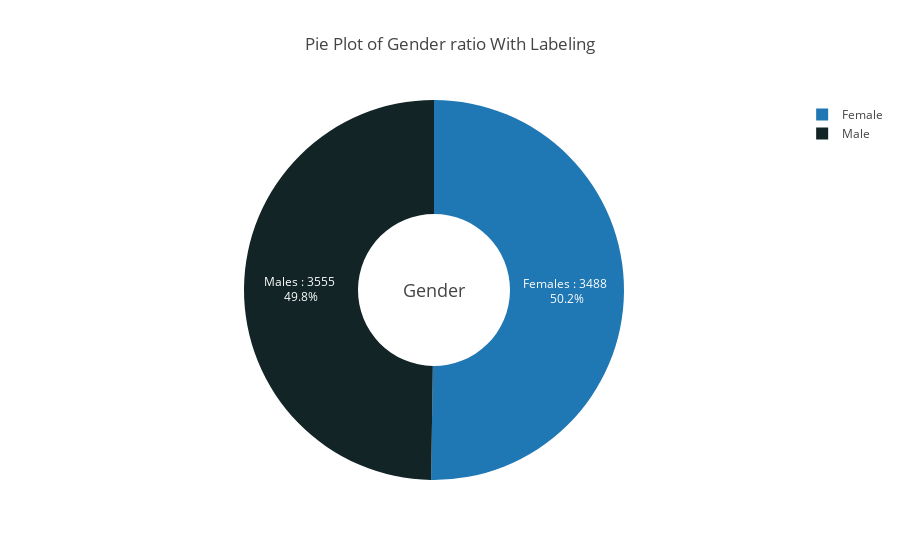

Notebook code cell kept with this figure:
### Markdown cell above
## <a >Pie Plot of Gender ratio With Labeling</a>

### Code cell
LE = len(data[(data['gender'] == 1) ])
MT = len(data[(data['gender'] == 0) ])
MI = [LE , MT ]


STO = f"Males : {LE} "
STC = f"Females : {MT} "


fig = {
  "data": [
    {
      "values": [LB, MJ],
      "labels": [
      "Male" , "Female"    ],
      "text":[STO , STC],
      "textposition":"inside",
      "domain": {"column": 0},
      'marker': {'colors': [ 'rgb(18, 36, 37)']},   
      "hoverinfo":"label+percent",
      "hole": .4,
      "type": "pie"
    }],
  "layout": {
        "title":"Pie Plot of Gender ratio With Labeling",
        "grid": {"rows": 1},
        "annotations": [
            {
                "font": {
                    "size": 18
                },
                "showarrow": False,
                "text": "Gender",
                "x": 0.5,
                "y": 0.5
            }
        ]
    }
}
py.iplot(fig, filename='donut')

### Figure 1 — Plotly figure (JSON) as saved in the notebook; plotly's stock layout.template omitted (floating-point values rounded to 4 significant figures)
{"data": [{"domain": {"column": 0}, "hole": 0.4, "hoverinfo": "label+percent", "labels": ["Male", "Female"], "marker": {"colors": ["rgb(18, 36, 37)"]}, "text": ["Males : 3555 ", "Females : 3488 "], "textposition": "inside", "type": "pie", "uid": "0062ed84-a861-469a-8386-501d66304fc5", "values": [930, 939]}], "layout": {"annotations": [{"font": {"size": 18}, "showarrow": false, "text": "Gender", "x": 0.5, "y": 0.5}], "grid": {"rows": 1}, "title": {"text": "Pie Plot of Gender ratio With Labeling"}}}
